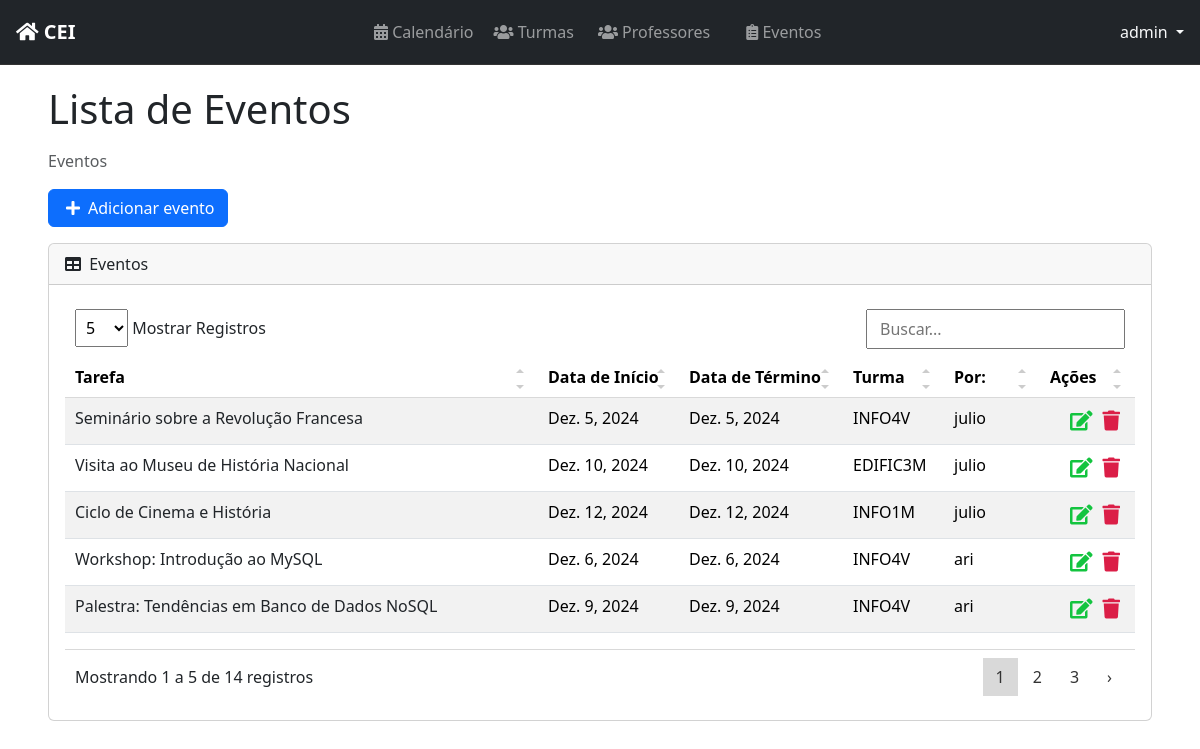
Page /list/ (signed in) on the committed database.
### profiles/models.py (models this page shows, shortened)
class CustomUser(AbstractUser):
    id = models.BigAutoField(primary_key=True)
    turma = models.ForeignKey('classes.Turma', on_delete=models.SET_NULL, blank=True, null=True, related_name='customuser_set')

### tasks/models.py (models this page shows, shortened)
class Task(models.Model):
    id = models.BigAutoField(primary_key=True)
    title = models.CharField(max_length=100)
    description = models.TextField(max_length=500)
    start_date = models.DateField()
    end_date = models.DateField()
    start_time = models.TimeField()
    end_time = models.TimeField()
    usuario = models.ForeignKey(CustomUser, on_delete=models.CASCADE)
    turma = models.ForeignKey('classes.Turma', on_delete=models.CASCADE,  related_name='task_set')
    created_at = models.DateTimeField(auto_now_add=True)
    updated_at = models.DateTimeField(auto_now=True)

### classes/models.py (models this page shows, shortened)
class Turma(models.Model):
    TURNO_CHOICES = [
        ('manha', 'Manhã'),
        ('tarde', 'Tarde'),
        ('noite', 'Noite'),
    ]
    CURSO_CHOICES = [
        ('edificacoes', 'Edificações'),
        ('informatica', 'Informática'),
        ('meio_ambiente', 'Meio Ambiente'),
        ('matematica', 'Matemática'),
    ]
    SERIE_CHOICES = [
        ('1', '1º Ano'),
        ('2', '2º Ano'),
        ('3', '3º Ano'),
        ('4', '4º Ano'),
    ]
    nome = models.CharField(max_length=8, unique=True)
    serie = models.CharField(max_length=1, choices=SERIE_CHOICES)
    turno = models.CharField(max_length=5, choices=TURNO_CHOICES)
    curso = models.CharField(max_length=15, choices=CURSO_CHOICES)

### tasks/views.py (the view)
# urls.py: path('list/', TaskListView.as_view(), name='task-list'),
class TaskListView(GroupRequiredMixin, LoginRequiredMixin, ListView):
    group_required = [u"Docente", u"Tutor"]
    login_url = reverse_lazy('login')
    model = Task
    template_name = 'tasks/list.html'
    context_object_name = 'tasks'
    ordering = '-created_at'
    def get_queryset(self):
        user_groups = self.request.user.groups.values_list('name', flat=True)
        if "Administrador" in user_groups:
            return Task.objects.all()
        return Task.objects.filter(usuario=self.request.user)

### tasks/context_processors.py (called while the page is built)
def user_in_discente(request):
    if request.user.is_authenticated:
        return {'user_in_discente': request.user.groups.filter(name="Discente").exists()}
    return {'user_in_discente': False}

### tasks/templates/tasks/list.html (shortened to what this page needs)
{% extends 'base.html' %}
{% load static %}
{% block content %}
<div class="container-fluid">
    <h1 class="mb-3">Lista de Eventos</h1>
    <ol class="breadcrumb mb-3">
        <li class="breadcrumb-item active">Eventos</li>
    </ol>
    <div class="row mb-3">
        <div class="col-12 col-sm-auto">
            <a id="add-link" href="{% url 'new-task' %}" class="btn btn-primary d-flex align-items-center">
                <i class="fas fa-plus me-2"></i> Adicionar evento
            </a>
        </div>
    </div>
    <div class="card">
        <div class="card-header">
            <i class="fas fa-table me-1"></i>
            Eventos
        </div>
        <div class="card-body">
            <div class="table-responsive">
                <table id="datatablesSimple" class="table table-striped table-hover">
                    <thead class="table">
                        <tr>
                            <th>Tarefa</th>
                            <th>Data de Início</th>
                            <th>Data de Término</th>
                            <th>Turma</th>
                            <th>Por:</th>
                            <th>Ações</th>
                        </tr>
                    </thead>
                    <tbody>
                        {% for task in tasks %}
                        <tr class="task-item">
                            <td>
                                <a href="/task/{{ task.id }}" class="text-decoration-none text-dark">{{ task.title }}</a>
                            </td>
                            <td style="color: #6c757d;" class="fs-6">{{ task.start_date }}</td>
                            <td style="color: #6c757d;" class="fs-6">{{ task.end_date }}</td>
                            <td style="color: #6c757d;" class="fs-6">{{ task.turma.nome }}</td>
                            <td style="color: #6c757d;" class="fs-6">{{ task.usuario.username }}</td>
                            <td>
                                <a href="{% url 'delete-task' task.id %}" class="text-danger me-2"><i class="fas fa-trash"></i></a>
                                <a href="{% url 'edit-task' task.id %}" class="text-warning"><i class="fas fa-edit"></i></a>
                            </td>
                        </tr>
                        {% endfor %}
                    </tbody>
                </table>
            </div>
        </div>
    </div>
</div>
{% endblock %}
{% block scripts %}
<link href="{% static 'css/style.min.css' %}" rel="stylesheet"/>
{% endblock %}

### tasks/templates/base.html (shortened to what this page needs)
{% load static %}
<!DOCTYPE html>
<html lang="pt-br">
<head>
    <link href="{% static 'bootstrap/css/bootstrap.min.css' %}" rel="stylesheet">
    <link rel="stylesheet" href="https://cdnjs.cloudflare.com/ajax/libs/font-awesome/5.15.4/css/all.min.css">
    <link rel="stylesheet" href="{% static 'css/styles.css' %}">
    <link href="{% static 'css/style.min.css' %}" rel="stylesheet"/>
</head>
<body>
  <nav class="navbar navbar-expand-lg navbar-dark bg-dark">
    <div class="container-fluid">
      <a class="navbar-brand" href="{% url 'dashboard' %}">
        <i class="fas fa-home"></i> CEI
      </a>
      <div class="collapse navbar-collapse" id="navbarSupportedContent">
        <ul class="navbar-nav me-auto mb-2 mb-lg-0">
          <li class="nav-item">
            <a class="nav-link" aria-current="page" href="{% url 'calendar' %}">
              <i class="fas fa-calendar-alt"></i> Calendário
            </a>
          </li>
          <li class="nav-item mx-lg-1">
            <a class="nav-link" href="{% url 'lista-turmas' %}">
              <i class="fas fa-users"></i> Turmas
            </a>
          </li>
          <li class="nav-item mx-lg-1">
            <a class="nav-link" href="{% url 'docentes_list' %}">
              <i class="fas fa-users"></i> Professores
            </a>
          </li>
          {% if user.is_authenticated and not user_in_discente %}
          <li class="nav-item mx-lg-3">
            <a class="nav-link" aria-current="page" href="{% url 'task-list' %}">
              <i class="fas fa-clipboard-list"></i> Eventos
            </a>
          </li>
          {% endif %}
        </ul>
        {% if user.is_authenticated %}
        <div class="dropdown">
          <a class="nav-link dropdown-toggle text-light" href="#" id="navbarDropdown" role="button" data-bs-toggle="dropdown" aria-expanded="false">
            {{ user.username }}
          </a>
        </div>
        {% else %}
        <li class="nav nav-pills flex-column">
          <a href="{% url 'login' %}" class="nav-link text-white">
            Login
          </a>
        </li>
        {% endif %}
      </div>
    </div>
  </nav>
  <div class="container-fluid px-5">
    <div class="col-12">
      {% block content %}
      {% endblock %}
    </div>
  </div>
  {% block scripts %}
  {% endblock %}
</body>
</html>

### static/css/styles.css (style rules this page uses)
.container-fluid { padding: 0; }
.navbar { border-bottom: 1px solid #333; margin-bottom: 20px; }
.navbar-nav { margin: auto; }
.navbar-brand { font-weight: bold; }
#add-link { text-decoration: none; }
.fas.fa-plus { color: #FFF; margin-right: 10px; margin-left: 5px; }
.fas.fa-trash { color: #db1e47; cursor: pointer; margin: 5px; font-size: 20px; float: right; }
.fas.fa-edit { color: #13c43f; cursor: pointer; margin: 5px; font-size: 20px; float: right; }

### tasks/templates/base.html (style rules this page uses)
.navbar { padding: 0.75rem 1rem; }

### rows in the picture
CustomUser: username "admin"
Task: title "Seminário sobre a Revolução Francesa", start_date "Dez. 5, 2024", end_date "Dez. 5, 2024", turma.nome "INFO4V", usuario.username "julio"
Task: title "Visita ao Museu de História Nacional", start_date "Dez. 10, 2024", end_date "Dez. 10, 2024", turma.nome "EDIFIC3M", usuario.username "julio"
Task: title "Ciclo de Cinema e História", start_date "Dez. 12, 2024", end_date "Dez. 12, 2024", turma.nome "INFO1M", usuario.username "julio"
Task: title "Workshop: Introdução ao MySQL", start_date "Dez. 6, 2024", end_date "Dez. 6, 2024", turma.nome "INFO4V", usuario.username "ari"
Task: title "Palestra: Tendências em Banco de Dados NoSQL", start_date "Dez. 9, 2024", end_date "Dez. 9, 2024", turma.nome "INFO4V", usuario.username "ari"
